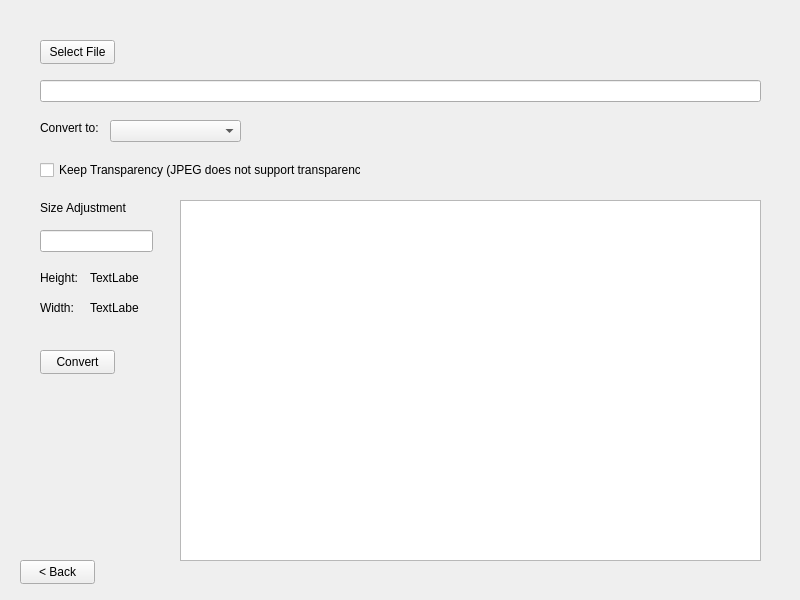
<?xml version="1.0" encoding="UTF-8"?>
<ui version="4.0">
 <class>PNG_converter</class>
 <widget class="QDialog" name="PNG_converter">
  <property name="geometry">
   <rect>
    <x>0</x>
    <y>0</y>
    <width>800</width>
    <height>600</height>
   </rect>
  </property>
  <property name="windowTitle">
   <string>Dialog</string>
  </property>
  <widget class="QLabel" name="convert_type_label">
   <property name="geometry">
    <rect>
     <x>40</x>
     <y>120</y>
     <width>61</width>
     <height>16</height>
    </rect>
   </property>
   <property name="text">
    <string>Convert to:</string>
   </property>
  </widget>
  <widget class="QLineEdit" name="file_path">
   <property name="geometry">
    <rect>
     <x>40</x>
     <y>80</y>
     <width>721</width>
     <height>22</height>
    </rect>
   </property>
  </widget>
  <widget class="QCheckBox" name="transparency">
   <property name="geometry">
    <rect>
     <x>40</x>
     <y>160</y>
     <width>321</width>
     <height>20</height>
    </rect>
   </property>
   <property name="text">
    <string>Keep Transparency (JPEG does not support transparency)</string>
   </property>
  </widget>
  <widget class="QPushButton" name="back_button">
   <property name="geometry">
    <rect>
     <x>20</x>
     <y>560</y>
     <width>75</width>
     <height>24</height>
    </rect>
   </property>
   <property name="text">
    <string>&lt; Back</string>
   </property>
   <property name="autoDefault">
    <bool>false</bool>
   </property>
  </widget>
  <widget class="QComboBox" name="convert_type">
   <property name="geometry">
    <rect>
     <x>110</x>
     <y>120</y>
     <width>131</width>
     <height>22</height>
    </rect>
   </property>
  </widget>
  <widget class="QPushButton" name="Convert">
   <property name="geometry">
    <rect>
     <x>40</x>
     <y>350</y>
     <width>75</width>
     <height>24</height>
    </rect>
   </property>
   <property name="text">
    <string>Convert</string>
   </property>
   <property name="autoDefault">
    <bool>false</bool>
   </property>
  </widget>
  <widget class="QLabel" name="height_label">
   <property name="geometry">
    <rect>
     <x>40</x>
     <y>270</y>
     <width>41</width>
     <height>16</height>
    </rect>
   </property>
   <property name="text">
    <string>Height: </string>
   </property>
  </widget>
  <widget class="QGraphicsView" name="image_view">
   <property name="geometry">
    <rect>
     <x>180</x>
     <y>200</y>
     <width>581</width>
     <height>361</height>
    </rect>
   </property>
  </widget>
  <widget class="QLabel" name="size_adjustment">
   <property name="geometry">
    <rect>
     <x>40</x>
     <y>200</y>
     <width>91</width>
     <height>16</height>
    </rect>
   </property>
   <property name="text">
    <string>Size Adjustment</string>
   </property>
  </widget>
  <widget class="QLabel" name="width_label">
   <property name="geometry">
    <rect>
     <x>40</x>
     <y>300</y>
     <width>41</width>
     <height>16</height>
    </rect>
   </property>
   <property name="text">
    <string>Width: </string>
   </property>
  </widget>
  <widget class="QPushButton" name="select_file">
   <property name="geometry">
    <rect>
     <x>40</x>
     <y>40</y>
     <width>75</width>
     <height>24</height>
    </rect>
   </property>
   <property name="text">
    <string>Select File</string>
   </property>
   <property name="autoDefault">
    <bool>false</bool>
   </property>
  </widget>
  <widget class="QLabel" name="height">
   <property name="geometry">
    <rect>
     <x>90</x>
     <y>270</y>
     <width>49</width>
     <height>16</height>
    </rect>
   </property>
   <property name="text">
    <string>TextLabel</string>
   </property>
  </widget>
  <widget class="QLabel" name="width">
   <property name="geometry">
    <rect>
     <x>90</x>
     <y>300</y>
     <width>49</width>
     <height>16</height>
    </rect>
   </property>
   <property name="text">
    <string>TextLabel</string>
   </property>
  </widget>
  <widget class="QLineEdit" name="size">
   <property name="geometry">
    <rect>
     <x>40</x>
     <y>230</y>
     <width>113</width>
     <height>22</height>
    </rect>
   </property>
  </widget>
 </widget>
 <resources/>
 <connections/>
</ui>
